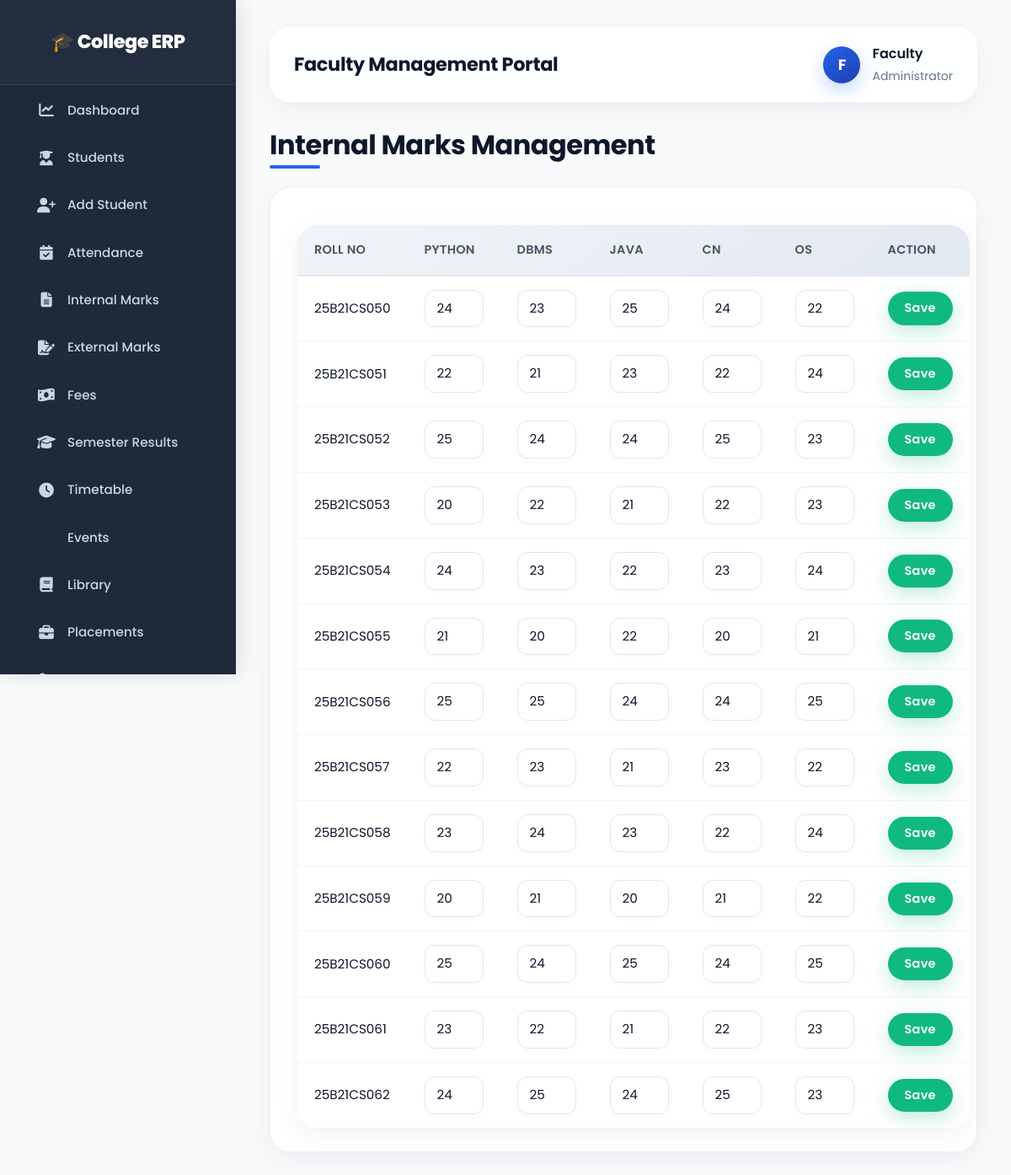
Page /manage-internal (signed in) on the committed database.
### tables this page shows
CREATE TABLE "internal_marks" (
"RollNo" TEXT,
  "Python" INTEGER,
  "DBMS" INTEGER,
  "Java" INTEGER,
  "OS" INTEGER,
  "CN" INTEGER
);

### app.py (the view, shortened to what this page needs)
@app.route("/manage-internal", methods=["GET", "POST"])
def manage_internal():
    if not faculty_logged_in():
        return redirect("/faculty-login")
    conn = get_db_connection()
    data = conn.execute("SELECT * FROM internal_marks").fetchall()
    conn.close()
    return render_template(
        "manage_internal.html",
        data=[dict(row) for row in data]
    )

### app.py (called while the page is built)
def get_db_connection():
    conn = sqlite3.connect(DB_FILE)
    conn.row_factory = sqlite3.Row
    return conn

def faculty_logged_in():
    return "faculty_id" in session

### templates/manage_internal.html (shortened to what this page needs)
{% extends 'faculty_base.html' %}
{% block content %}
<h2 class="page-title">
  Internal Marks Management
</h2>
<div class="card-box">
  <table class="table table-bordered table-hover">
    <thead class="table-primary">
      <tr>
        <th>Roll No</th>
        <th>Python</th>
        <th>DBMS</th>
        <th>Java</th>
        <th>CN</th>
        <th>OS</th>
        <th>Action</th>
      </tr>
    </thead>
    <tbody>
      {% for row in data %}
      <form method="POST">
        <tr>
          <td>
            {{ row.RollNo }}
          </td>
          <td>
            <input
            type="number"
            class="form-control"
            name="python"
            value="{{ row.Python }}">
          </td>
          <td>
            <input
            type="number"
            class="form-control"
            name="dbms"
            value="{{ row.DBMS }}">
          </td>
          <td>
            <input
            type="number"
            class="form-control"
            name="java"
            value="{{ row.Java }}">
          </td>
          <td>
            <input
            type="number"
            class="form-control"
            name="cn"
            value="{{ row.CN }}">
          </td>
          <td>
            <input
            type="number"
            class="form-control"
            name="os"
            value="{{ row.OS }}">
          </td>
          <td>
            <button
            type="submit"
            class="btn-save">
            Save
          </button>
        </td>
      </tr>
    </form>
    {% endfor %}
  </tbody>
</table>
</div>
{% endblock %}

### templates/faculty_base.html (style rules this page uses)
* { margin: 0; padding: 0; box-sizing: border-box; font-family: 'Poppins', 'Segoe UI', system-ui, sans-serif; }
body { background: #f8fafc; color: #0f172a; transition: background 0.3s ease; line-height: 1.6; }
.table { margin-bottom: 0; border-collapse: separate; border-spacing: 0; }
.table thead { background: #f1f5f9; color: #0f172a; }
.table thead th { font-weight: 600; font-size: 0.9rem; text-transform: uppercase; letter-spacing: 0.3px; color: #475569; padding: 16px 18px; border-bottom: 2px solid #e2e8f0; text-align: left; }
.table tbody td { padding: 14px 18px; border-bottom: 1px solid #f1f5f9; color: #0f172a; vertical-align: middle; }
.table tbody tr:last-child td { border-bottom: none; }
.page-title { font-size: 2rem; font-weight: 700; margin-bottom: 24px; color: #0f172a; letter-spacing: -0.5px; position: relative; display: inline-block; }
.page-title::after { content: ''; position: absolute; bottom: -8px; left: 0; width: 60px; height: 4px; background: #2563eb; border-radius: 4px; }

### templates/manage_internal.html (style rules this page uses)
.page-title { font-size: 2rem; font-weight: 700; color: #0f172a; margin-bottom: 30px; letter-spacing: -0.5px; position: relative; display: inline-block; }
.page-title::after { content: ''; position: absolute; bottom: -8px; left: 0; width: 60px; height: 4px; background: #2563eb; border-radius: 4px; transition: width 0.3s ease; }
.card-box { background: #ffffff; padding: 28px 32px; border-radius: 24px; box-shadow: 0 8px 32px rgba(15, 23, 42, 0.06); border: 1px solid rgba(226, 232, 240, 0.6); transition: box-shadow 0.3s ease, transform 0.3s ease; }
.table { background: #ffffff; border-radius: 24px; overflow: hidden; box-shadow: 0 8px 32px rgba(15, 23, 42, 0.06); border: 1px solid rgba(226, 232, 240, 0.6); width: 100%; border-collapse: separate; border-spacing: 0; margin-top: 16px; font-size: 0.95rem; }
.table-bordered { border: none; }
.table-bordered th, .table-bordered td { border: none; }
.table thead { background: linear-gradient(145deg, #f1f5f9, #e2e8f0); color: #0f172a; }
.table thead th { font-weight: 600; font-size: 0.9rem; text-transform: uppercase; letter-spacing: 0.3px; color: #475569; padding: 18px 20px; border-bottom: 2px solid #e2e8f0; text-align: left; white-space: nowrap; }
.table-primary { background: linear-gradient(145deg, #f1f5f9, #e2e8f0) !important; color: #0f172a; }
.table-primary th { background: transparent !important; }
.table tbody td { padding: 16px 20px; border-bottom: 1px solid #f1f5f9; color: #0f172a; vertical-align: middle; }
.table tbody tr:last-child td { border-bottom: none; }
.table-hover tbody tr { transition: background 0.2s ease; }
.table tbody tr:nth-of-type(even) { background: #fafbfc; }
.form-control { border-radius: 12px; padding: 10px 14px; border: 1px solid #e2e8f0; background: #ffffff; color: #0f172a; font-size: 0.95rem; transition: all 0.3s ease; box-shadow: 0 2px 8px rgba(0, 0, 0, 0.02); width: 100%; min-width: 70px; }
.form-control[type="number"] { -moz-appearance: textfield; }
.btn-save { background: #10b981; color: white; border: none; padding: 8px 20px; border-radius: 50px; font-weight: 600; font-size: 0.9rem; letter-spacing: 0.3px; transition: all 0.3s cubic-bezier(0.4, 0, 0.2, 1); box-shadow: 0 8px 24px rgba(16, 185, 129, 0.25); cursor: pointer; }
.table * { box-sizing: border-box; }

### rows in the picture
internal_marks: RollNo "25B21CS050", python "24", dbms "23", java "25", cn "24", os "22"
internal_marks: RollNo "25B21CS051", python "22", dbms "21", java "23", cn "22", os "24"
internal_marks: RollNo "25B21CS052", python "25", dbms "24", java "24", cn "25", os "23"
internal_marks: RollNo "25B21CS053", python "20", dbms "22", java "21", cn "22", os "23"
internal_marks: RollNo "25B21CS054", python "24", dbms "23", java "22", cn "23", os "24"
internal_marks: RollNo "25B21CS055", python "21", dbms "20", java "22", cn "20", os "21"
internal_marks: RollNo "25B21CS056", python "25", dbms "25", java "24", cn "24", os "25"
internal_marks: RollNo "25B21CS057", python "22", dbms "23", java "21", cn "23", os "22"
internal_marks: RollNo "25B21CS058", python "23", dbms "24", java "23", cn "22", os "24"
internal_marks: RollNo "25B21CS059", python "20", dbms "21", java "20", cn "21", os "22"
internal_marks: RollNo "25B21CS060", python "25", dbms "24", java "25", cn "24", os "25"
internal_marks: RollNo "25B21CS061", python "23", dbms "22", java "21", cn "22", os "23"
internal_marks: RollNo "25B21CS062", python "24", dbms "25", java "24", cn "25", os "23"
